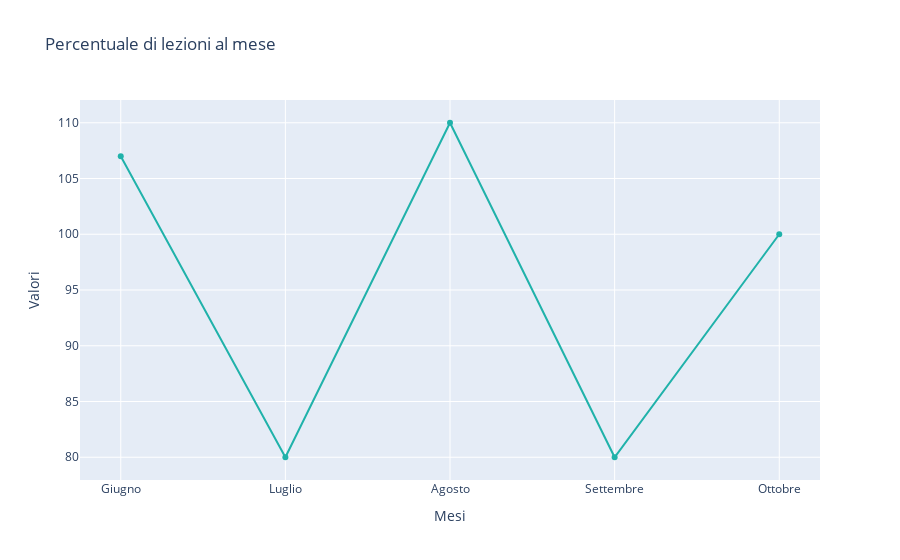

The notebook cell this image was saved under:
### Code cell
plot_grafico(percentuali, 'Percentuale di lezioni al mese')

### Figure 1 — Plotly figure (JSON) as saved in the notebook; plotly's stock layout.template omitted (floating-point values rounded to 4 significant figures)
{"data": [{"line": {"color": "lightseagreen"}, "mode": "lines+markers", "name": "f", "type": "scatter", "x": ["Giugno", "Luglio", "Agosto", "Settembre", "Ottobre"], "y": [107, 80, 110, 80, 100]}], "layout": {"title": {"text": "Percentuale di lezioni al mese"}, "xaxis": {"title": {"text": "Mesi"}}, "yaxis": {"title": {"text": "Valori"}}}}
